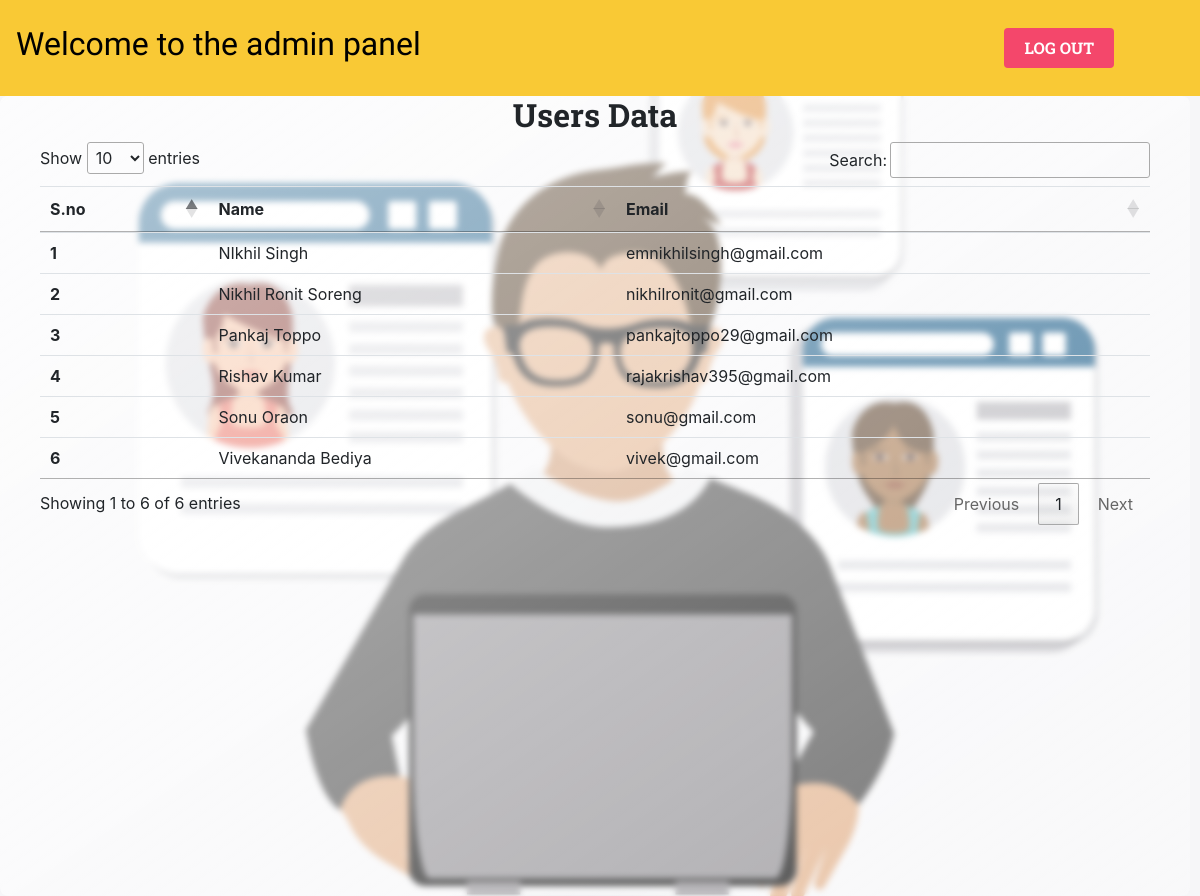
The app's page /admin.php with its own data.
### tables this page shows
CREATE TABLE `user947` (
  `name` varchar(30) NOT NULL,
  `email` varchar(30) NOT NULL,
  `password` varchar(60) NOT NULL,
  `usertype` varchar(50) NOT NULL DEFAULT 'user'
);

### admin.php (the view, shortened to what this page needs)
<?php
$server = "localhost";
$username = "root";
$password = "";
$database = "bookcab";
$conn = mysqli_connect($server, $username, $password, $database);
?>
<!DOCTYPE html>
<html lang="en">
<head>
    <link rel="stylesheet" href="CSS/admin.css">
    <link rel="stylesheet" href="CSS/utils.css">
    <link href="https://unpkg.com/tailwindcss@^1.0/dist/tailwind.min.css" rel="stylesheet">
    <link rel="stylesheet" href="https://stackpath.bootstrapcdn.com/bootstrap/4.4.1/css/bootstrap.min.css">
    <link rel="stylesheet" href="//cdn.datatables.net/1.10.20/css/jquery.dataTables.min.css">
</head>
<body>
    <header>
        <div class="navbar navbar-expand-lg">
            <ul class="navbar-nav mr-auto">
                <a href="">
                    <h2 class="text-black cursor-pointer">Welcome to the admin panel</h2>
                </a>
            </ul>
            <div class="icon">
                <button type="button"><a class="text-white" href="logout">LOG OUT</a></button>
            </div>
        </div>
    </header>
    <div class="main">
        <h2>Users Data</h2>
        <div class="container">
            <table class="table" id="myTable">
                <thead>
                    <tr>
                        <th scope="col">S.no</th>
                        <th scope="col">Name</th>
                        <th scope="col">Email</th>
                    </tr>
                </thead>
                <tbody>
                    <?php
                    $sql = "SELECT * FROM `user947`";
                    $result = mysqli_query($conn, $sql);
                    $sno = 0;
                    while ($row = mysqli_fetch_assoc($result)) {
                        $sno = $sno + 1;
                        echo "<tr>
                        <th scope='row'>" . $sno . "</th>
                        <td>" . $row['name'] . "</td>
                        <td>" . $row['email'] . "</td>
                    </tr>";
                    }
                    ?>
                </tbody>
        </div>
    </div>
</body>
</html>

### CSS/admin.css (style rules this page uses)
body { background: url("../Assets/images/admin.jpg") no-repeat center center fixed; -webkit-background-size: cover; -moz-background-size: cover; -o-background-size: cover; background-size: cover; }
.navbar ul a { text-decoration: none; }
.navbar-nav h2 { font-family: "Ubuntu", sans-serif !important; }
.icon button a { text-decoration: none; }
.main h2 { text-align: center; font-weight: bold; font-size: 2rem; font-family: "Roboto Slab", serif; }

### CSS/utils.css (style rules this page uses)
* { margin: 0; padding: 0; }
body { overflow-y: hidden; }
.navbar { display: flex; justify-content: space-between; align-content: center; background-color: #f9c935; }
.icon { margin-right: 60px; margin-top: 10px; margin-bottom: 10px; }
.icon button { height: 40px; margin-right: 10px; margin-top: 10px; margin-bottom: 10px; color: #fff; font-weight: bold; font-family: "Roboto Slab", serif; background: #f4476b; padding: 5px 20px; border-radius: 4px; }
.main { min-height: 100vh; margin-right: 10px; background: white; background: linear-gradient(to right bottom, rgba(255, 255, 255, 0.7), rgba(255, 255, 255, 0.3)); border-radius: 0.5rem; z-index: 9999; backdrop-filter: blur(0.2rem); }

### records on screen
user947: name "NIkhil Singh", email "emnikhilsingh@gmail.com"
user947: name "Nikhil Ronit Soreng", email "nikhilronit@gmail.com"
user947: name "Pankaj Toppo", email "pankajtoppo29@gmail.com"
user947: name "Rishav Kumar", email "rajakrishav395@gmail.com"
user947: name "Sonu Oraon", email "sonu@gmail.com"
user947: name "Vivekananda Bediya", email "vivek@gmail.com"
